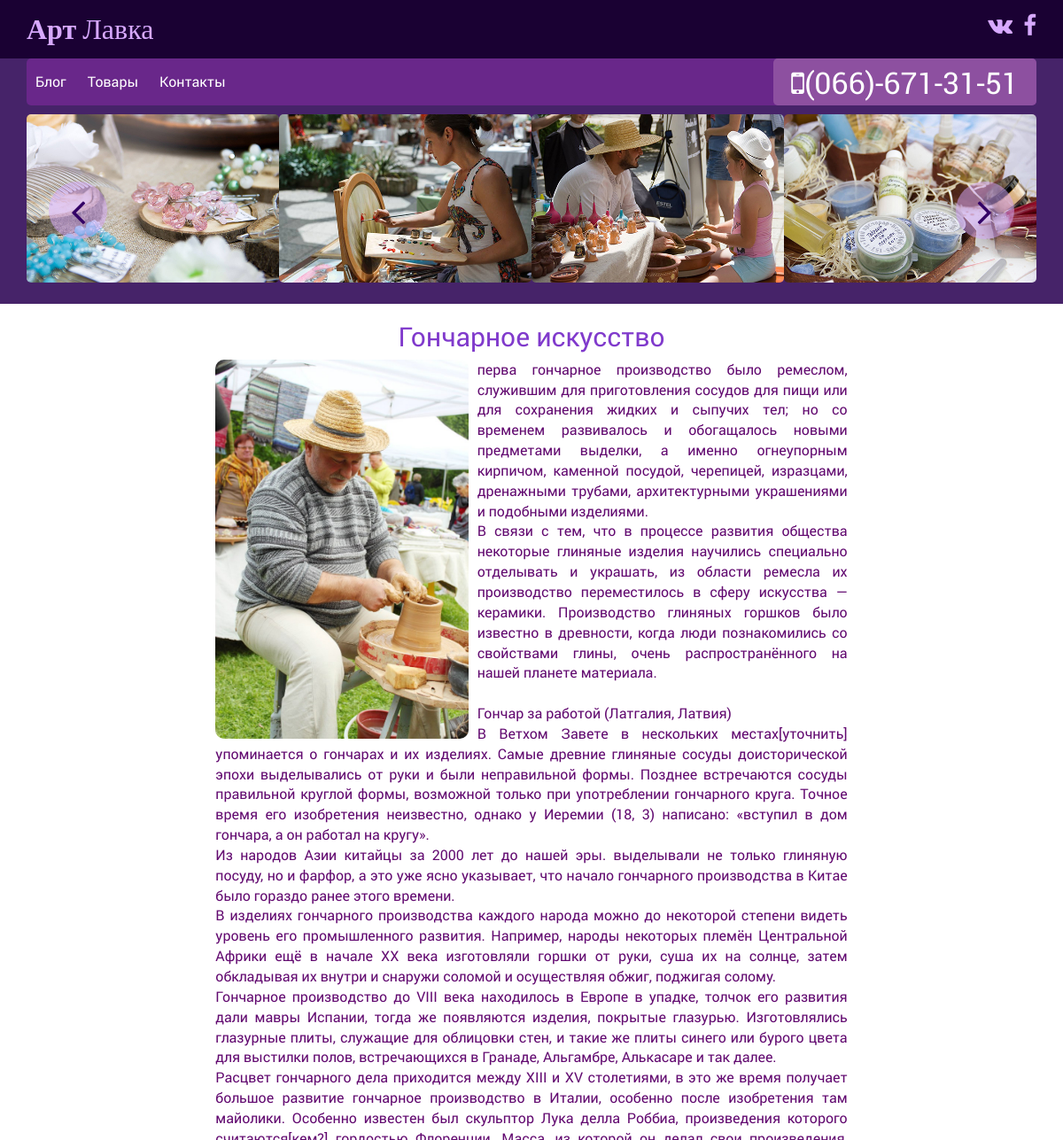
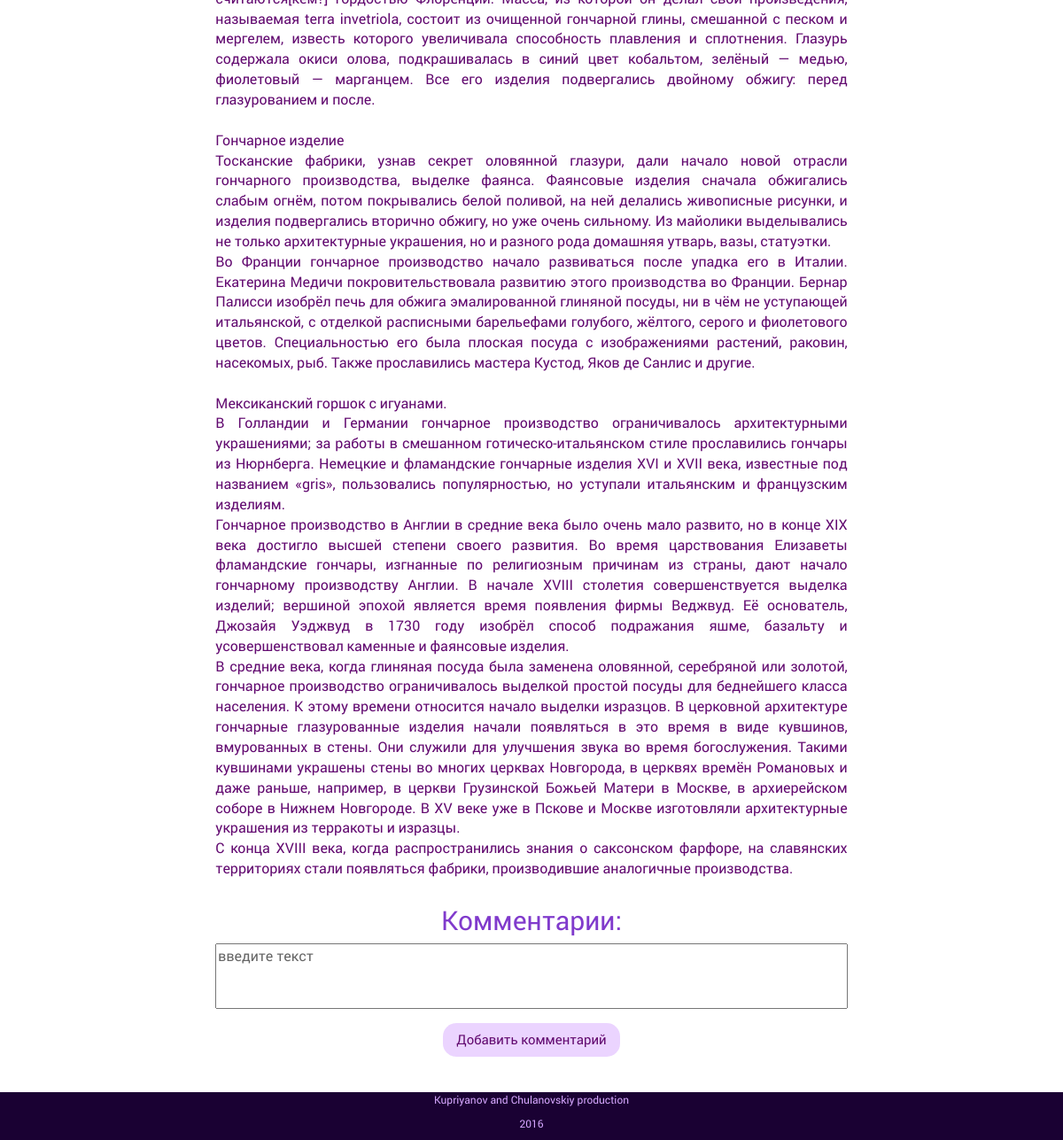
The app's page /articles/get/5/, older data (2 pictures, top to bottom).
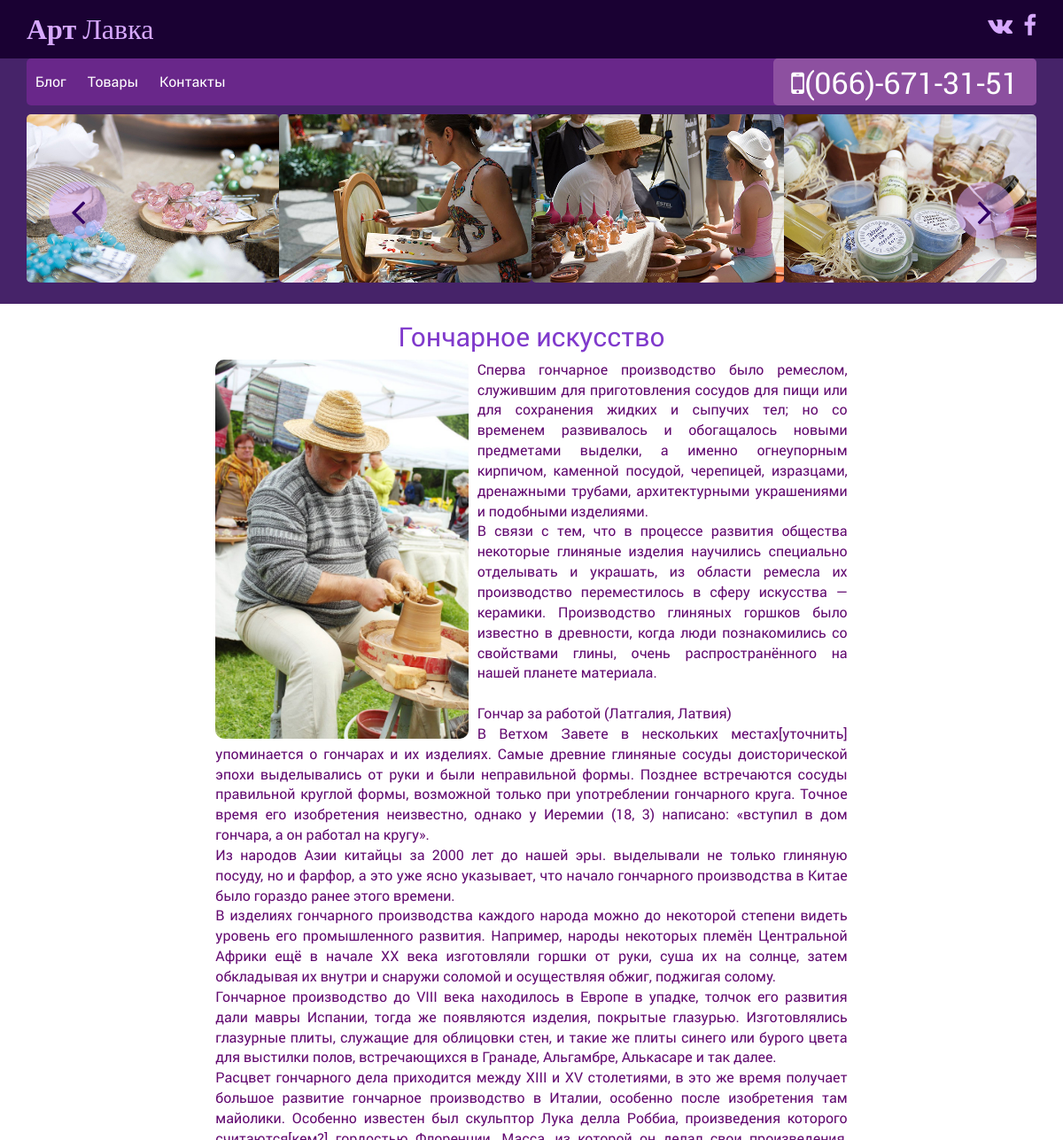
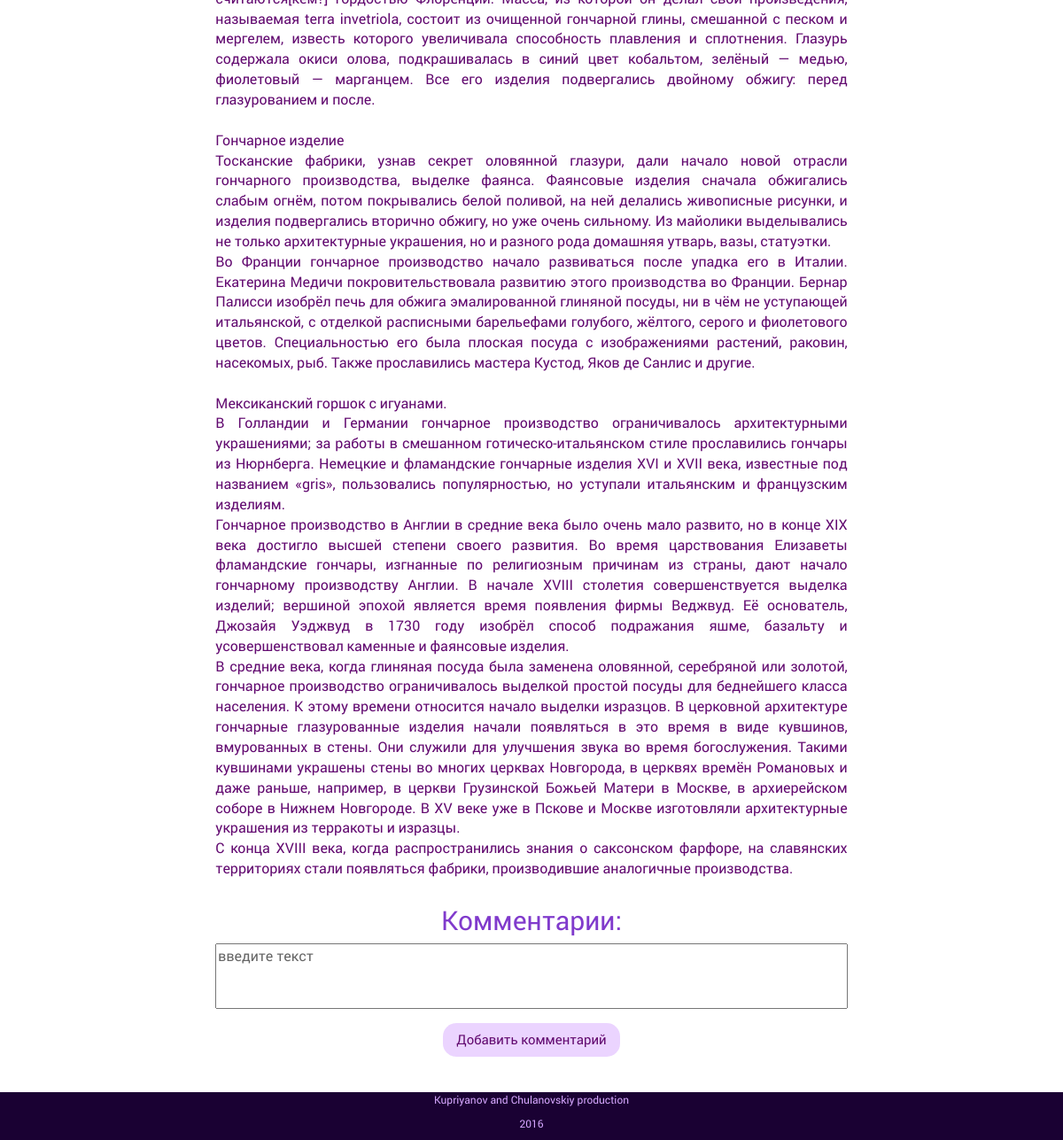
The same page, newer data (2 pictures, top to bottom).
### wood/models.py (models this page shows, shortened)
class Article(models.Model):
    title = models.CharField(max_length=200)
    image = models.ImageField(upload_to='img/blog', default=None)
    text = models.TextField()

### wood/views.py (the view)
# urls.py: url(r'^articles/get/(?P<article_id>[0-9]+)/$', views.single_article, name='single_article'),
def single_article(request, article_id):
    comment_form = CommentForm
    args = {}
    args.update(csrf(request))
    args['article'] = Article.objects.get(id=article_id)
    args['comments'] = Comment.objects.filter(comments_article_id=article_id)
    args['form'] = comment_form
    return render_to_response('wood/article.html', args)

### wood/templates/wood/article.html (shortened to what this page needs)
{% extends 'wood/base.html' %}
{% block content %}
    <div class="col-md-12">
        <div class="single_art">
            <div class="col-md-8 col-md-offset-2">
            <div class="row">
                <h2>{{ article.title }}</h2>
                <img src="{{ article.image.url }}">
                <p class="art_text">{{ article.text|linebreaksbr }}</p>
            </div>
            </div>
            <div class="col-md-8 col-md-offset-2">
            <div class="row">
                <h2>Комментарии:</h2>
                <div class="text-center">
                    <form action="/articles/addcomment/{{ article.id }}/" method="post">
                        {{ form.as_p }}
                        <div class="input_button text-center">
                            <input type="submit" class="button" value="Добавить комментарий">
                        </div>
                    </form>
                </div>
                </div>
            </div>
        </div>
    </div>
{% endblock %}

Row changes from the older to the newer data that the page shows:
changed Article "Гончарное искусство": text "перва гончарное производство было ремеслом,…" → "Cперва гончарное производство было ремеслом,…"
